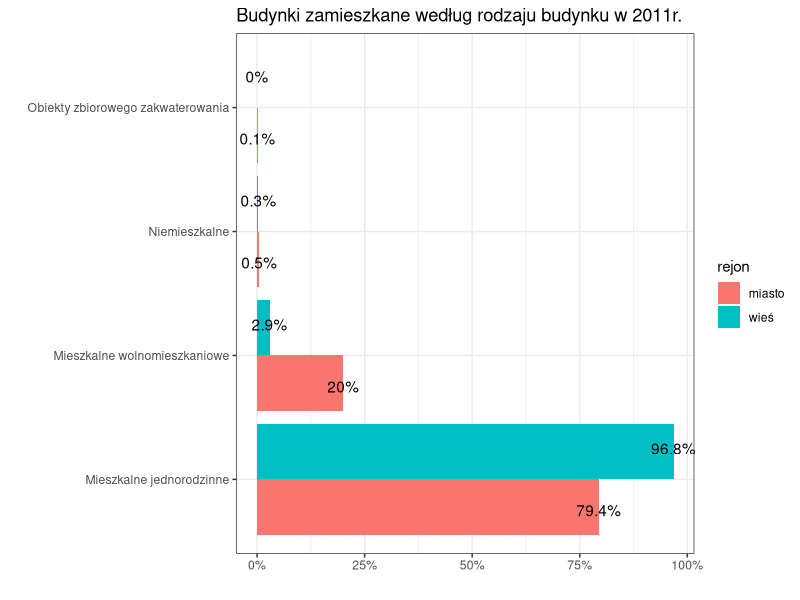

This chart was generated by the following R code:
## ---- chunk 1
library(tidyverse)
library(ggplot2)

data <- tibble(
  indykator = c('Obiekty zbiorowego zakwaterowania','Mieszkalne wolnomieszkaniowe','Mieszkalne jednorodzinne', 'Niemieszkalne','Obiekty zbiorowego zakwaterowania','Mieszkalne wolnomieszkaniowe','Mieszkalne jednorodzinne', 'Niemieszkalne'),
  rejon = c(rep('miasto',4), rep('wieś',4)),
               val =  c(0.1,20,79.4, 0.5, 0, 2.9, 96.8, 0.3 ))

ggplot(data, aes(x = indykator, y = val/100, fill = rejon)) +
  geom_col(position="dodge") +
  coord_flip() +
  geom_text(aes(label = paste0(val, '%')), position = position_dodge(width = 1)) +
  scale_y_continuous(labels = scales::percent_format(scale = 100)) +
  ggtitle("Budynki zamieszkane według rodzaju budynku w 2011r.") +
  ylab("") + xlab("") + theme_bw()
